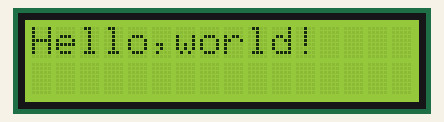
The sketch below on a simulated Arduino Uno, built with avr-gcc and run on an emulated ATmega328P. Shown: 16×2 character LCD.

Above: at 0.1 s.
At 1.1 s:
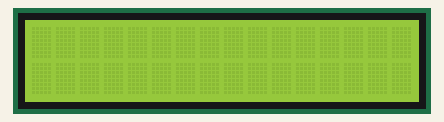

The sketch:

6.2.3.ino
```cpp
#include <Wire.h>
#include <LiquidCrystal_I2C.h>

LiquidCrystal_I2C lcd(0x27,16,2);

void setup() {
  // put your setup code here, to run once:
  lcd.begin();
  lcd.backlight();
}

void loop() {
  // put your main code here, to run repeatedly:

  lcd.print("Hello,world!");
  delay(1000);
  lcd.clear();
  delay(1000);
}
```

Measured:
- what the display in image 1 shows lasts 1.0 s, from 1.1 s to 2.1 s
